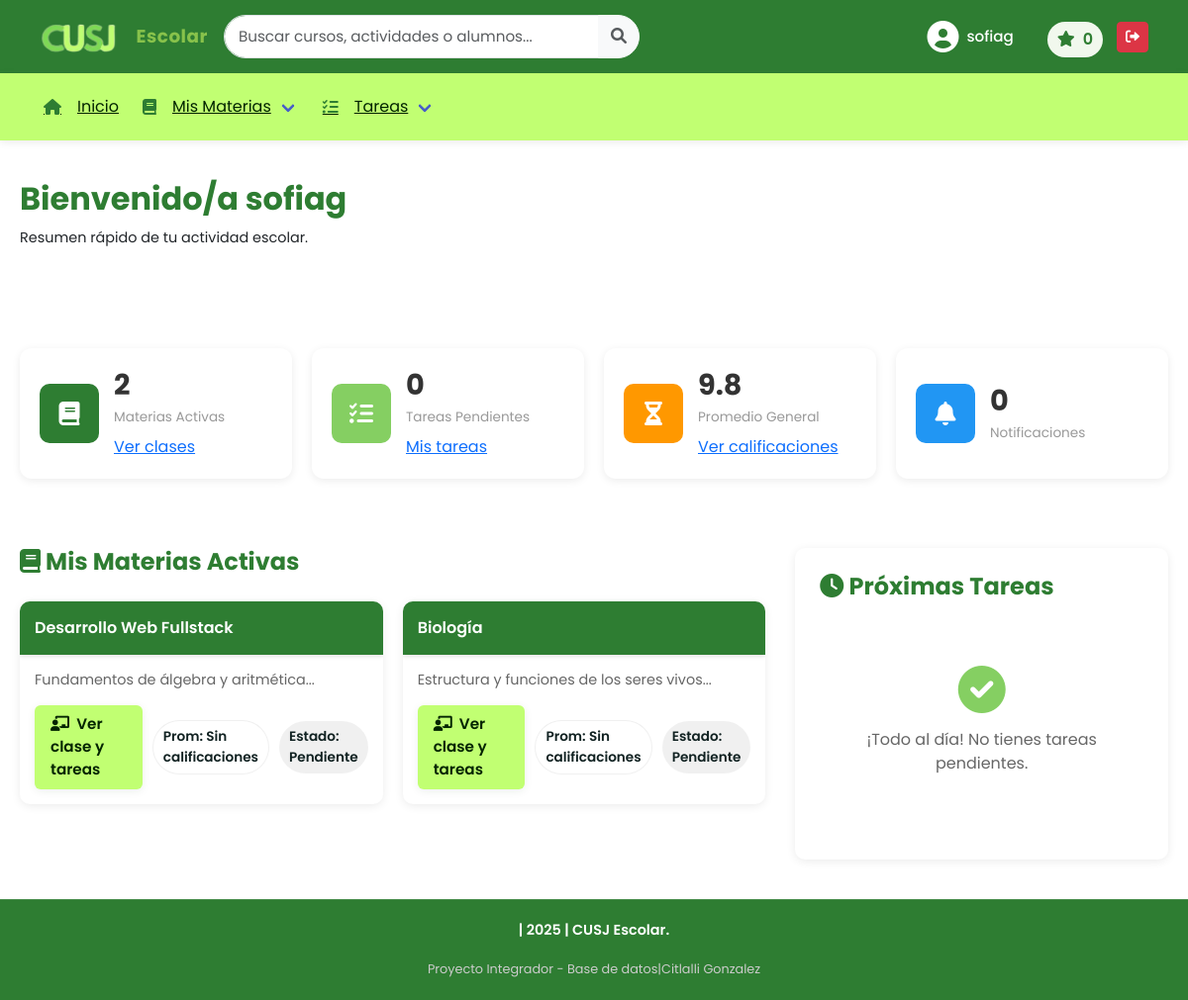
/home/usuarios/index_alumno.php (signed in), run on the app's committed database.
### tables this page shows
CREATE TABLE `materia` (
  `id_materia` int NOT NULL AUTO_INCREMENT,
  `nombre` varchar(100) NOT NULL,
  `descripcion` text,
  `creditos` int NOT NULL,
  `id_departamento` int NOT NULL,
  PRIMARY KEY (`id_materia`),
  KEY `id_departamento` (`id_departamento`),
  CONSTRAINT `materia_ibfk_1` FOREIGN KEY (`id_departamento`) REFERENCES `departamento` (`id_departamento`) ON DELETE CASCADE ON UPDATE CASCADE
);

### home/usuarios/index_alumno.php (the view, shortened to what this page needs)
<?php
include '../../Includes/conexion.php';
include '../../Includes/header.php';
$id_alumno = $_SESSION['id_alumno'] ?? $_SESSION['id_usuario'];
try {
    $qUnread = $conexion->prepare("SELECT COUNT(*) FROM notificaciones WHERE id_usuario = :uid AND (leido IS NULL OR leido = 0)");
    $qUnread->execute([':uid' => $id_alumno]);
    $unread_count = (int)$qUnread->fetchColumn();
} catch (Exception $e) {
    $notificaciones = [];
    $unread_count = 0;
}
$sql_materias = "SELECT m.id_materia, m.nombre, m.descripcion
                 FROM cursos c
                 JOIN materia m ON c.id_materia = m.id_materia
                 JOIN inscripciones i ON c.id_curso = i.ID_curso
                 WHERE i.ID_alumno = :id_alumno AND i.estado = 'Aprobado'";
$stmt = $conexion->prepare($sql_materias);
$stmt->execute([':id_alumno' => $id_alumno]);
$mis_materias = $stmt->fetchAll(PDO::FETCH_ASSOC);
$sql_tareas = "SELECT a.ID_actividad AS id, a.titulo, a.fecha_limite, m.nombre as materia, a.ID_curso
               FROM actividades a
               JOIN cursos c ON a.ID_curso = c.id_curso
               JOIN materia m ON c.id_materia = m.id_materia
               JOIN inscripciones i ON c.id_curso = i.ID_curso
               WHERE i.ID_alumno = :id_alumno
               AND i.estado = 'Aprobado'
               AND a.fecha_limite >= CURDATE()"
              ;
$check = $conexion->prepare("SELECT COUNT(*) FROM information_schema.tables WHERE table_schema = DATABASE() AND table_name = 'entregas'");
$check->execute();
$has_entregas = $check->fetchColumn() > 0;
if ($has_entregas) {
    $sql_tareas .= " AND a.ID_actividad NOT IN (SELECT id_actividad FROM entregas WHERE id_alumno = :id_alumno_ent)
                    ORDER BY a.fecha_limite ASC LIMIT 5";
    $stmt2 = $conexion->prepare($sql_tareas);
    $stmt2->execute([':id_alumno' => $id_alumno, ':id_alumno_ent' => $id_alumno]);
} else {
    $sql_tareas .= " ORDER BY a.fecha_limite ASC LIMIT 5";
    $stmt2 = $conexion->prepare($sql_tareas);
    $stmt2->execute([':id_alumno' => $id_alumno]);
}
$tareas_pendientes = $stmt2->fetchAll(PDO::FETCH_ASSOC);
?>
<?php include '../../Includes/welcome.php'; ?>
<div class="student-dashboard">
    <div class="stats-container">
        <div class="stat-card">
            <div class="stat-icon stat-icon-bg-primary">
                <i class="fas fa-book"></i>
            </div>
            <div class="stat-content">
                <h4><?php echo count($mis_materias); ?></h4>
                <p>Materias Activas</p>
                <a class="small-link mt-2 d-block" href="<?php echo $base_url; ?>/views/alumno/ver_materia.php">Ver clases</a>
            </div>
        </div>
        <div class="stat-card">
            <div class="stat-icon stat-icon-bg-accent">
                <i class="fas fa-tasks"></i>
            </div>
            <div class="stat-content">
                <h4><?php echo count($tareas_pendientes); ?></h4>
                <p>Tareas Pendientes</p>
                <a class="small-link mt-2 d-block" href="<?php echo $base_url; ?>/home/usuarios/index_alumno.php">Mis tareas</a>
            </div>
        </div>
        <div class="stat-card">
            <div class="stat-icon stat-icon-bg-orange">
                <i class="fas fa-hourglass-half"></i>
            </div>
            <div class="stat-content">
                <h4>9.8</h4>
                <p>Promedio General</p>
                <a class="small-link mt-2 d-block" href="<?php echo $base_url; ?>/views/alumno/perfil.php">Ver calificaciones</a>
            </div>
        </div>
        <div class="stat-card" role="button" data-bs-toggle="modal" data-bs-target="#modalNotificaciones" id="btn-notificaciones">
            <div class="stat-icon stat-icon-bg-blue">
                <i class="fas fa-bell"></i>
            </div>
            <div class="stat-content">
                <h4><?php echo isset($unread_count) ? $unread_count : 0; ?></h4>
                <p>Notificaciones</p>
            </div>
        </div>
    </div>
    <div class="dashboard-container">
        <section class="materials-section">
            <h2><i class="fas fa-book"></i> Mis Materias Activas</h2>
            <?php if (!empty($mis_materias)): ?>
                <div class="materials-grid">
                    <?php foreach($mis_materias as $materia): ?>
                        <div class="material-card">
                            <div class="card-header">
                                <?php echo $materia['nombre']; ?>
                            </div>
                            <div class="card-content">
                                <p><?php echo substr($materia['descripcion'], 0, 80) . '...'; ?></p>
                                <div class="materia-meta">
                                    <a href="<?php echo $base_url; ?>/views/alumno/ver_materia.php?id=<?php echo $materia['id_materia']; ?>" class="btn-view btn-view-student">
                                        <i class="fas fa-chalkboard-teacher"></i>&nbsp; Ver clase y tareas
                                    </a>
                                    <div class="materia-badge materia-promedio">Prom: <?php echo is_numeric($materia['promedio']) ? $materia['promedio'] : $materia['promedio']; ?></div>
                                    <div class="materia-badge">Estado: <?php echo htmlspecialchars($materia['estado']); ?></div>
                                </div>
                            </div>
                        </div>
                    <?php endforeach; ?>
                </div>
            <?php endif; ?>
        </section>
        <section class="tasks-section">
            <h2><i class="fas fa-clock"></i> Próximas Tareas</h2>
            <?php if (!empty($tareas_pendientes)): ?>
                <ul class="tasks-list">
                    <?php foreach($tareas_pendientes as $tarea): ?>
                        <li class="task-item">
                            <div class="task-info">
                                <h4><?php echo $tarea['titulo']; ?></h4>
                                <p><?php echo $tarea['materia']; ?></p>
                            </div>
                            <div class="task-date">
                                <?php
                                $fecha = date_create($tarea['fecha_limite']);
                                echo date_format($fecha, 'd/M');
                                ?>
                            </div>
                        </li>
                    <?php endforeach; ?>
                </ul>
            <?php else: ?>
                <div class="empty-state">
                    <i class="fas fa-check-circle"></i>
                    <p>¡Todo al día! No tienes tareas pendientes.</p>
                </div>
            <?php endif; ?>
        </section>
    </div>
</div>
<?php include '../../Includes/footer.php'; ?>

### assets/css/style.css (style rules this page uses)
html { --primary-dark: #2E7D32; --accent: #85cf62; --text-white: #ffffff; --bg-body: #f4f6f9; }
* { margin: 0; padding: 0; box-sizing: border-box; font-family: 'Poppins', sans-serif; }
body { background-color: var(--bg-body); min-height: 100vh; display: flex; flex-direction: column; }
h2 { color: black; font-weight: 700; margin-bottom: 10px; }
p { color: #666; margin-bottom: 30px; font-size: 0.9rem; }
.material-card { border: none; border-radius: 15px; overflow: hidden; box-shadow: 0 2px 8px rgba(0, 0, 0, 0.1); transition: transform 0.2s, box-shadow 0.2s; }
.student-dashboard { padding: 0; margin: 0; }
.stats-container { max-width: 1200px; margin: 0 auto; padding: 30px 20px 0; display: grid; grid-template-columns: repeat(auto-fit, minmax(200px, 1fr)); gap: 20px; margin-bottom: 30px; }
.stat-card { background: white; border-radius: 12px; padding: 20px; display: flex; gap: 15px; align-items: center; box-shadow: 0 2px 8px rgba(0, 0, 0, 0.08); transition: transform 0.2s, box-shadow 0.2s; }
.stat-icon { width: 60px; height: 60px; border-radius: 10px; display: flex; align-items: center; justify-content: center; color: white; font-size: 1.5rem; flex-shrink: 0; }
.stat-content h4 { margin: 0; font-size: 1.8rem; font-weight: 700; color: #333; }
.stat-content p { margin: 5px 0 0 0; color: #999; font-size: 0.85rem; }
.dashboard-container { max-width: 1200px; margin: 0 auto; padding: 40px 20px; display: grid; grid-template-columns: 2fr 1fr; gap: 30px; }
.materials-section h2, .tasks-section h2 { color: var(--primary-dark); font-weight: 700; margin-bottom: 25px; font-size: 1.5rem; }
.materials-grid { display: grid; grid-template-columns: repeat(auto-fill, minmax(250px, 1fr)); gap: 20px; }
.material-card { background: white; border-radius: 10px; overflow: hidden; box-shadow: 0 2px 10px rgba(0, 0, 0, 0.08); transition: transform 0.2s, box-shadow 0.2s; }
.material-card .card-header { background: var(--primary-dark); color: white; padding: 15px; font-weight: 600; font-size: 1rem; }
.material-card .card-content { padding: 15px; }
.material-card p { margin: 0 0 15px 0; color: #666; font-size: 0.9rem; line-height: 1.5; }
.btn-view { display: inline-block; background: var(--primary-dark); color: white; padding: 8px 16px; border-radius: 5px; text-decoration: none; font-size: 0.9rem; transition: background 0.2s; }
.btn-view-student { display: inline-block; background: #C1FF72; color: #022400; padding: 8px 16px; border-radius: 6px; text-decoration: none; font-size: 0.95rem; font-weight: 600; box-shadow: 0 2px 8px rgba(6, 70, 19, 0.08); transition: transform 0.12s ease, box-shadow 0.12s ease; }
.materia-meta { display: flex; gap: 10px; align-items: center; margin-top: 10px; }
.materia-badge { background: rgba(0,0,0,0.06); color: #122; padding: 6px 10px; border-radius: 999px; font-size: 0.85rem; font-weight: 600; }
.materia-promedio { background: #fff; border: 1px solid rgba(0,0,0,0.06); }
.tasks-section { background: white; padding: 25px; border-radius: 10px; box-shadow: 0 2px 10px rgba(0, 0, 0, 0.08); }
.empty-state { text-align: center; padding: 40px 20px; color: #999; }
.empty-state i { font-size: 3rem; color: var(--accent); margin-bottom: 15px; display: block; }
.empty-state p { margin: 0 0 20px 0; font-size: 1rem; }
.stat-icon-bg-primary { background: var(--primary-dark); }
.stat-icon-bg-accent { background: var(--accent); }
.stat-icon-bg-orange { background: #ff9800; }
.stat-icon-bg-blue { background: #2196F3; }

### data on the page
materia: nombre "Desarrollo Web Fullstack", descripcion "Fundamentos de álgebra y aritmética", promedio "Sin calificaciones", estado "Pendiente"
materia: nombre "Biología", descripcion "Estructura y funciones de los seres vivos", promedio "Sin calificaciones", estado "Pendiente"

### other printed values
$_SESSION['nombre'] "sofiag"
$insignias_count "0"
$nombre "sofiag"
$sub "Resumen rápido de tu actividad escolar."
count($mis_materias) "2"
count($tareas_pendientes) "0"
$unread_count "0"
